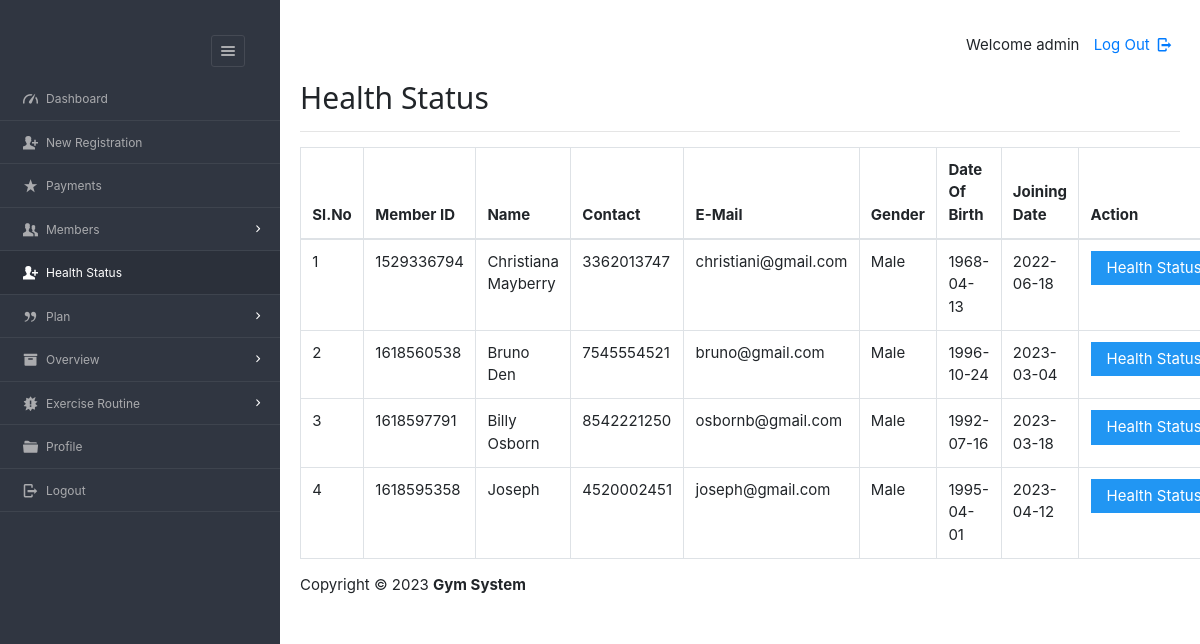
Page /dashboard/admin/new_health_status.php (signed in) on the committed database.
### tables this page shows
CREATE TABLE `enrolls_to` (
  `et_id` int(5) NOT NULL,
  `pid` varchar(8) NOT NULL,
  `uid` varchar(20) NOT NULL,
  `paid_date` varchar(15) DEFAULT NULL,
  `expire` varchar(15) DEFAULT NULL,
  `renewal` varchar(15) DEFAULT NULL
);

CREATE TABLE `users` (
  `userid` varchar(20) NOT NULL,
  `username` varchar(40) NOT NULL,
  `gender` varchar(8) NOT NULL,
  `mobile` varchar(20) NOT NULL,
  `email` varchar(20) NOT NULL,
  `dob` varchar(10) NOT NULL,
  `joining_date` varchar(10) NOT NULL
);

### dashboard/admin/new_health_status.php (the view, shortened to what this page needs)
<?php
require '../../include/db_conn.php';
?>
<!DOCTYPE html>
<html lang="en">
<head>
  <link rel="stylesheet" href="../../css/style.css"  id="style-resource-5">
    <link rel="stylesheet" href="../../css/dashMain.css">
    <link rel="stylesheet" type="text/css" href="../../css/entypo.css">
	<link href="a1style.css" rel="stylesheet" type="text/css">
	<link rel="stylesheet" href="https://stackpath.bootstrapcdn.com/bootstrap/4.3.1/css/bootstrap.min.css">
</head>
     <body class="page-body  page-fade" onload="collapseSidebar()">
    	<div class="page-container sidebar-collapsed" id="navbarcollapse">
		<div class="sidebar-menu">
			<header class="logo-env">
					<div class="sidebar-collapse" onclick="collapseSidebar()">
				<a href="#" class="sidebar-collapse-icon with-animation">
					<i class="entypo-menu"></i>
				</a>
			</div>
			</header>
    		<?php include('nav.php'); ?>
    	</div>
    		<div class="main-content">
				<div class="row">
					<div class="col-md-6 col-sm-8 clearfix">
					</div>
					<div class="col-md-6 col-sm-4 clearfix hidden-xs">
						<ul class="list-inline links-list pull-right">
							<li>Welcome <?php echo $_SESSION['full_name']; ?>
							</li>
							<li>
								<a href="logout.php">
									Log Out <i class="entypo-logout right"></i>
								</a>
							</li>
						</ul>
					</div>
				</div>
		<h2>Health Status</h2>
		<hr />
		<table class="table table-bordered datatable" id="table-1" border=1>
			<thead>
				<tr><h2>
					<th>Sl.No</th>
					<th>Member ID</th>
					<th>Name</th>
					<th>Contact</th>
					<th>E-Mail</th>
					<th>Gender</th>
					<th>Date Of Birth</th>
					<th>Joining Date</th>
					<th>Action</th></h2>
				</tr>
			</thead>
				<tbody>
						<?php
							$query  = "select * from users ORDER BY joining_date";
							$result = mysqli_query($con, $query);
							$sno    = 1;
							if (mysqli_affected_rows($con) != 0) {
							    while ($row = mysqli_fetch_array($result, MYSQLI_ASSOC)) {
							        $uid   = $row['userid'];
							        $query1  = "select * from enrolls_to WHERE uid='$uid' AND renewal='yes'";
							        $result1 = mysqli_query($con, $query1);
							        if (mysqli_affected_rows($con) == 1) {
							            while ($row1 = mysqli_fetch_array($result1, MYSQLI_ASSOC)) {
							                echo "<tr><td>".$sno."</td>";
							                echo "<td>" . $row['userid'] . "</td>";
							                echo "<td>" . $row['username'] . "</td>";
							                echo "<td>" . $row['mobile'] . "</td>";
							                echo "<td>" . $row['email'] . "</td>";
							                echo "<td>" . $row['gender'] . "</td>";
							                echo "<td>" . $row['dob'] . "</td>";
							                echo "<td>" . $row['joining_date'] ."</td>";
							                $uname=$row['username'];
							       			$udob=$row['dob'];
							        		$ujoing=$row['joining_date'];
							        		$ugender=$row['gender'];
							                $sno++;
							                echo "<td><form action='health_status_entry.php' method='post'><input type='hidden' name='uid' value='" . $uid . "'/>
							                <input type='hidden' name='uname' value='" . $uname . "'/>
							                <input type='hidden' name='udob' value='" . $udob . "'/>
							                <input type='hidden' name='ujoin' value='" . $ujoing . "'/>
							                <input type='hidden' name='ugender' value='" . $ugender . "'/><input type='submit' class='a1-btn a1-blue' id='button1' value='Health Status' class='btn btn-info'/></form></td></tr>";
							            }
							        }
							    }
							}
						?>
					</tbody>
				</table>
			<?php include('footer.php'); ?>
    	</div>
    </body>
</html>

### css/style.css (style rules this page uses)
html { font-size: 62.5%; font-family: sans-serif; }
div { display: block; }
body { font-family: "Noto Sans", sans-serif, "Helvetica Neue", Helvetica, Arial, sans-serif; font-size: 12px; line-height: 1.428571429; display: block; margin: 0; }
*, *:before, *:after { box-sizing: border-box; }
a { text-decoration: none; background: transparent; }
input, button, select, textarea { font-family: inherit; font-size: inherit; line-height: inherit; }
button, input { line-height: normal; }
button, input, select, textarea { font-family: inherit; font-size: 100%; margin: 0; }
input { background-color: white; cursor: text; padding: 1px; border-width: 2px; border-style: inset; border-color: initial; border-image: initial; }
input, textarea, select, button { text-rendering: auto; color: initial; letter-spacing: normal; word-spacing: normal; text-transform: none; text-indent: 0px; text-shadow: none; display: inline-block; text-align: start; margin: 0em; font: 400 13.3333px Arial; }
button, html input[type="button"], input[type="reset"], input[type="submit"] { cursor: pointer; }
a { color: #373e4a; text-decoration: none; }
a { background: transparent; }
a { color: #373e4a; }
.page-container { position: relative; padding-left: 280px; }
.page-container .sidebar-menu { position: absolute; width: 280px; top: 0; left: 0; bottom: 0; background: #303641; color: #aaabae; z-index: 1; min-height: 796px; box-sizing: border-box; }
.page-container .sidebar-menu .logo-env { width: 100%; padding: 35px; padding-bottom: 10px; box-sizing: border-box; }
.page-container .sidebar-menu .logo-env:before, .page-container .sidebar-menu .logo-env:after { content: " "; display: table; }
.page-container .sidebar-menu .logo-env > div { display: block; vertical-align: middle; white-space: nowrap; float: left; }
.page-container .sidebar-menu .logo-env > div > a { display: inline-block; color: #aaabae; }
.page-container .sidebar-menu .logo-env > div.sidebar-collapse, .page-container .sidebar-menu .logo-env > div.sidebar-mobile-menu { position: relative; float: right; }
.page-container .sidebar-menu .logo-env > div.sidebar-collapse a, .page-container .sidebar-menu .logo-env > div.sidebar-mobile-menu a { display: inline-block; border: 1px solid #454a54; text-align: center; padding: 0; line-height: 1; font-size: 20px; font-weight: 300; padding: 5px 2px; background-clip: padding-box; border-radius: 3px; transition: all 200ms ease-in-out; }
.page-container .sidebar-menu .logo-env:after { clear: both; }
ul, ol { margin-top: 0; margin-bottom: 8.5px; }
ul, menu, dir { display: block; list-style-type: disc; }
li { display: list-item; }
i, cite, em, var, address, dfn { font-style: italic; }

### css/entypo.css (style rules this page uses)
[class^="entypo-"]:before, [class*=" entypo-"]:before { font-family: "entypo"; font-style: normal; font-weight: normal; speak: none; display: inline-block; text-decoration: inherit; width: 1em; margin-right: .2em; text-align: center; font-variant: normal; text-transform: none; line-height: 1em; margin-left: .2em; }
.entypo-menu:before { content: '\e811'; }
.entypo-logout:before { content: '\e85d'; }

### dashboard/admin/new_health_status.php (style rules this page uses)
#button1 { width:126px; }

### rows in the picture
users: userid "1529336794", username "Christiana Mayberry", mobile "3362013747", email "christiani@gmail.com", gender "Male", dob "1968-04-13", joining_date "2022-06-18"
users: userid "1618560538", username "Bruno Den", mobile "7545554521", email "bruno@gmail.com", gender "Male", dob "1996-10-24", joining_date "2023-03-04"
users: userid "1618597791", username "Billy Osborn", mobile "8542221250", email "osbornb@gmail.com", gender "Male", dob "1992-07-16", joining_date "2023-03-18"
users: userid "1618595358", username "Joseph", mobile "4520002451", email "joseph@gmail.com", gender "Male", dob "1995-04-01", joining_date "2023-04-12"

### other values in the picture
$_SESSION['full_name'] "admin"
